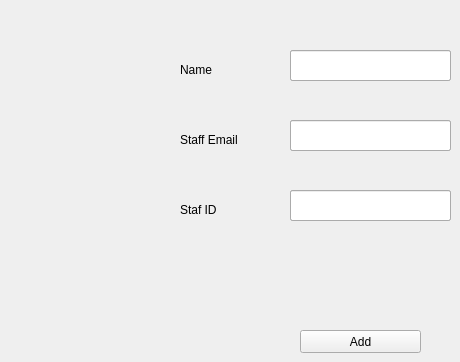
      <widget class="QWidget" name="tab_11">
       <attribute name="title">
        <string>Add New Staff</string>
       </attribute>
       <widget class="QLineEdit" name="lineEdit_22">
        <property name="geometry">
         <rect>
          <x>290</x>
          <y>50</y>
          <width>161</width>
          <height>31</height>
         </rect>
        </property>
       </widget>
       <widget class="QPushButton" name="pushButton_22">
        <property name="geometry">
         <rect>
          <x>300</x>
          <y>330</y>
          <width>121</width>
          <height>23</height>
         </rect>
        </property>
        <property name="text">
         <string>Add</string>
        </property>
       </widget>
       <widget class="QLineEdit" name="lineEdit_23">
        <property name="geometry">
         <rect>
          <x>290</x>
          <y>120</y>
          <width>161</width>
          <height>31</height>
         </rect>
        </property>
       </widget>
       <widget class="QLineEdit" name="lineEdit_24">
        <property name="geometry">
         <rect>
          <x>290</x>
          <y>190</y>
          <width>161</width>
          <height>31</height>
         </rect>
        </property>
       </widget>
       <widget class="QLabel" name="label_32">
        <property name="geometry">
         <rect>
          <x>180</x>
          <y>130</y>
          <width>81</width>
          <height>20</height>
         </rect>
        </property>
        <property name="text">
         <string>Staff Email</string>
        </property>
       </widget>
       <widget class="QLabel" name="label_33">
        <property name="geometry">
         <rect>
          <x>180</x>
          <y>200</y>
          <width>81</width>
          <height>20</height>
         </rect>
        </property>
        <property name="text">
         <string>Staf ID</string>
        </property>
       </widget>
       <widget class="QLabel" name="label_34">
        <property name="geometry">
         <rect>
          <x>180</x>
          <y>60</y>
          <width>61</width>
          <height>20</height>
         </rect>
        </property>
        <property name="text">
         <string>Name</string>
        </property>
       </widget>
       <widget class="QLineEdit" name="lineEdit_25">
        <property name="geometry">
         <rect>
          <x>290</x>
          <y>190</y>
          <width>161</width>
          <height>31</height>
         </rect>
        </property>
       </widget>
       <widget class="QLineEdit" name="lineEdit_26">
        <property name="geometry">
         <rect>
          <x>290</x>
          <y>50</y>
          <width>161</width>
          <height>31</height>
         </rect>
        </property>
       </widget>
       <widget class="QLineEdit" name="lineEdit_28">
        <property name="geometry">
         <rect>
          <x>290</x>
          <y>120</y>
          <width>161</width>
          <height>31</height>
         </rect>
        </property>
       </widget>
      </widget>
